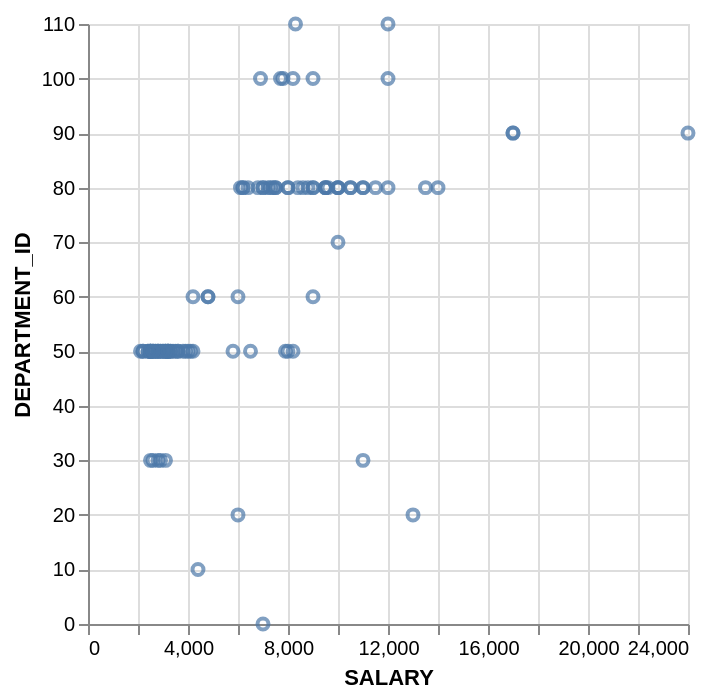

The specification (Vega-Lite) saved for this image:
### Vega-Lite specification from a JSON file in a GitHub repository (floating-point values rounded to 4 significant figures)
{"data": {"values": [{"x_data": 24000, "y_data": 90}, {"x_data": 17000, "y_data": 90}, {"x_data": 17000, "y_data": 90}, {"x_data": 9000, "y_data": 60}, {"x_data": 6000, "y_data": 60}, {"x_data": 4800, "y_data": 60}, {"x_data": 4800, "y_data": 60}, {"x_data": 4200, "y_data": 60}, {"x_data": 12000, "y_data": 100}, {"x_data": 9000, "y_data": 100}, {"x_data": 8200, "y_data": 100}, {"x_data": 7700, "y_data": 100}, {"x_data": 7800, "y_data": 100}, {"x_data": 6900, "y_data": 100}, {"x_data": 11000, "y_data": 30}, {"x_data": 3100, "y_data": 30}, {"x_data": 2900, "y_data": 30}, {"x_data": 2800, "y_data": 30}, {"x_data": 2600, "y_data": 30}, {"x_data": 2500, "y_data": 30}, {"x_data": 8000, "y_data": 50}, {"x_data": 8200, "y_data": 50}, {"x_data": 7900, "y_data": 50}, {"x_data": 6500, "y_data": 50}, {"x_data": 5800, "y_data": 50}, {"x_data": 3200, "y_data": 50}, {"x_data": 2700, "y_data": 50}, {"x_data": 2400, "y_data": 50}, {"x_data": 2200, "y_data": 50}, {"x_data": 3300, "y_data": 50}, {"x_data": 2800, "y_data": 50}, {"x_data": 2500, "y_data": 50}, {"x_data": 2100, "y_data": 50}, {"x_data": 3300, "y_data": 50}, {"x_data": 2900, "y_data": 50}, {"x_data": 2400, "y_data": 50}, {"x_data": 2200, "y_data": 50}, {"x_data": 3600, "y_data": 50}, {"x_data": 3200, "y_data": 50}, {"x_data": 2700, "y_data": 50}, {"x_data": 2500, "y_data": 50}, {"x_data": 3500, "y_data": 50}, {"x_data": 3100, "y_data": 50}, {"x_data": 2600, "y_data": 50}, {"x_data": 2500, "y_data": 50}, {"x_data": 14000, "y_data": 80}, {"x_data": 13500, "y_data": 80}, {"x_data": 12000, "y_data": 80}, {"x_data": 11000, "y_data": 80}, {"x_data": 10500, "y_data": 80}, {"x_data": 10000, "y_data": 80}, {"x_data": 9500, "y_data": 80}, {"x_data": 9000, "y_data": 80}, {"x_data": 8000, "y_data": 80}, {"x_data": 7500, "y_data": 80}, {"x_data": 7000, "y_data": 80}, {"x_data": 10000, "y_data": 80}, {"x_data": 9500, "y_data": 80}, {"x_data": 9000, "y_data": 80}, {"x_data": 8000, "y_data": 80}, {"x_data": 7500, "y_data": 80}, {"x_data": 7000, "y_data": 80}, {"x_data": 10500, "y_data": 80}, {"x_data": 9500, "y_data": 80}, {"x_data": 7200, "y_data": 80}, {"x_data": 6800, "y_data": 80}, {"x_data": 6400, "y_data": 80}, {"x_data": 6200, "y_data": 80}, {"x_data": 11500, "y_data": 80}, {"x_data": 10000, "y_data": 80}, {"x_data": 9600, "y_data": 80}, {"x_data": 7400, "y_data": 80}, {"x_data": 7300, "y_data": 80}, {"x_data": 6100, "y_data": 80}, {"x_data": 11000, "y_data": 80}, {"x_data": 8800, "y_data": 80}, {"x_data": 8600, "y_data": 80}, {"x_data": 8400, "y_data": 80}, {"x_data": 7000, "y_data": 0}, {"x_data": 6200, "y_data": 80}, {"x_data": 3200, "y_data": 50}, {"x_data": 3100, "y_data": 50}, {"x_data": 2500, "y_data": 50}, {"x_data": 2800, "y_data": 50}, {"x_data": 4200, "y_data": 50}, {"x_data": 4100, "y_data": 50}, {"x_data": 3400, "y_data": 50}, {"x_data": 3000, "y_data": 50}, {"x_data": 3800, "y_data": 50}, {"x_data": 3600, "y_data": 50}, {"x_data": 2900, "y_data": 50}, {"x_data": 2500, "y_data": 50}, {"x_data": 4000, "y_data": 50}, {"x_data": 3900, "y_data": 50}, {"x_data": 3200, "y_data": 50}, {"x_data": 2800, "y_data": 50}, {"x_data": 3100, "y_data": 50}, {"x_data": 3000, "y_data": 50}, {"x_data": 2600, "y_data": 50}, {"x_data": 2600, "y_data": 50}, {"x_data": 4400, "y_data": 10}, {"x_data": 13000, "y_data": 20}, {"x_data": 6000, "y_data": 20}, {"x_data": 10000, "y_data": 70}, {"x_data": 12000, "y_data": 110}, {"x_data": 8300, "y_data": 110}]}, "mark": "point", "encoding": {"x": {"field": "x_data", "type": "quantitative", "title": "SALARY"}, "y": {"field": "y_data", "type": "quantitative", "title": "DEPARTMENT_ID"}}}
